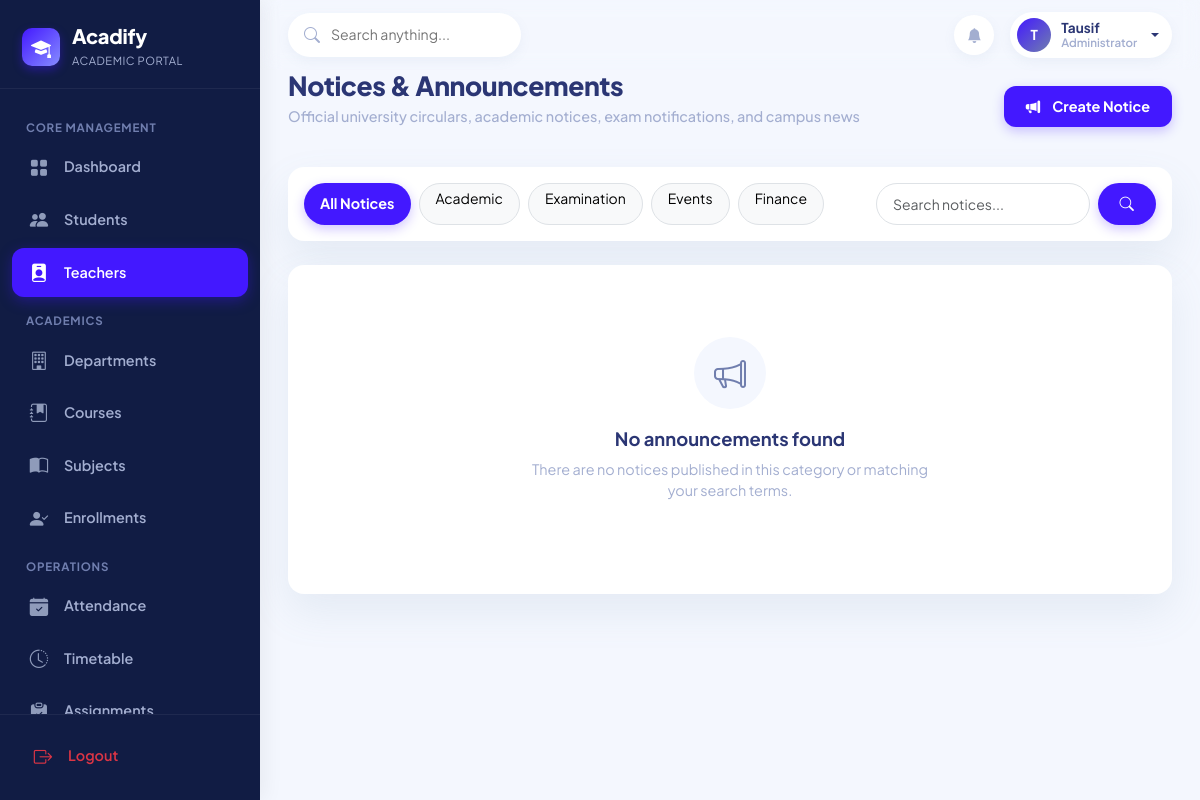
Screenshot of /teacher/notices/ (signed in) with the database file from the repository.
### apps/accounts/models.py (models this page shows, shortened)
class User(AbstractUser):
    ROLE_ADMIN = 'ADMIN'
    ROLE_TEACHER = 'TEACHER'
    ROLE_STUDENT = 'STUDENT'
    ROLE_CHOICES = [
        (ROLE_ADMIN, 'Administrator'),
        (ROLE_TEACHER, 'Teacher'),
        (ROLE_STUDENT, 'Student'),
    ]
    role = models.CharField(max_length=10, choices=ROLE_CHOICES, default=ROLE_STUDENT)
    email = models.EmailField(unique=True)
    phone = models.CharField(max_length=20, blank=True, null=True)
    avatar = models.ImageField(
        upload_to='profiles/avatars/',
        blank=True,
        null=True,
        validators=[FileExtensionValidator(allowed_extensions=['jpg', 'jpeg', 'png', 'webp'])]
    )
    bio = models.TextField(blank=True, null=True)
    is_approved = models.BooleanField(default=True)
    updated_at = models.DateTimeField(auto_now=True)
    @property
    def is_admin_user(self):
        return self.role == self.ROLE_ADMIN or self.is_superuser
    @property
    def is_teacher_user(self):
        return self.role == self.ROLE_TEACHER
    @property
    def is_student_user(self):
        return self.role == self.ROLE_STUDENT
    @property
    def display_name(self):
        full = self.get_full_name()
        return full if full else self.username

### apps/student_services/views.py (the view, shortened to what this page needs)
# urls.py: path('teacher/notices/', service_views.notices_list, name='teacher_notices'),
@login_required
def notices_list(request):
    category = request.GET.get('category', '')
    query = request.GET.get('q', '').strip()
    notices = Notice.objects.select_related('author', 'department').all()
    if category:
        notices = notices.filter(category=category)
    if query:
        notices = notices.filter(Q(title__icontains=query) | Q(content__icontains=query))
    form = None
    if not request.user.is_student_user:
        form = NoticeForm()
    paginator = Paginator(notices, 10)
    page_obj = paginator.get_page(request.GET.get('page', 1))
    return render(request, 'student_services/notices.html', {
        'page_obj': page_obj,
        'form': form,
        'selected_category': category,
        'query': query,
    })

### apps/student_services/forms.py
class NoticeForm(forms.ModelForm):
    class Meta:
        model = Notice
        fields = ['title', 'content', 'category', 'audience', 'department', 'attachment', 'is_pinned']
        widgets = {
            'title': forms.TextInput(attrs={'class': 'form-control rounded-3', 'placeholder': 'Announcement title'}),
            'content': forms.Textarea(attrs={'class': 'form-control rounded-3', 'rows': 4, 'placeholder': 'Notice content and details...'}),
            'category': forms.Select(attrs={'class': 'form-select rounded-3'}),
            'audience': forms.Select(attrs={'class': 'form-select rounded-3'}),
            'department': forms.Select(attrs={'class': 'form-select rounded-3'}),
            'attachment': forms.FileInput(attrs={'class': 'form-control rounded-3'}),
            'is_pinned': forms.CheckboxInput(attrs={'class': 'form-check-input'}),
        }

### apps/accounts/context_processors.py (called while the page is built)
def acadify_user_context(request):
    context = {
        'app_name': 'Acadify',
        'app_tagline': 'One Platform. Complete Academic Management.',
        'user_role': None,
        'user_profile': None,
    }
    if request.user.is_authenticated:
        user = request.user
        context['user_role'] = user.role
        if user.is_student_user:
            context['user_profile'] = getattr(user, 'student_profile', None)
        elif user.is_teacher_user:
            context['user_profile'] = getattr(user, 'teacher_profile', None)
        else:
            context['user_profile'] = None
    return context

### templates/student_services/notices.html (shortened to what this page needs)
{% extends 'base.html' %}
{% block content %}
<div class="page-header d-flex flex-wrap justify-content-between align-items-center gap-3">
    <div>
        <h2 class="page-title">Notices & Announcements</h2>
        <p class="page-subtitle">Official university circulars, academic notices, exam notifications, and campus news</p>
    </div>
    {% if form %}
        <button type="button" class="btn btn-acadify" data-bs-toggle="modal" data-bs-target="#createNoticeModal">
            <i class="bi bi-megaphone-fill me-1"></i> Create Notice
        </button>
    {% endif %}
</div>
<div class="acadify-card mb-4 p-3">
    <div class="d-flex flex-wrap align-items-center justify-content-between gap-3">
        <div class="d-flex flex-wrap gap-2">
            <a href="{% url 'student_notices' %}" class="btn btn-sm {% if not selected_category %}btn-acadify{% else %}btn-light border{% endif %} rounded-pill px-3">
                All Notices
            </a>
            <a href="?category=ACADEMIC" class="btn btn-sm {% if selected_category == 'ACADEMIC' %}btn-acadify{% else %}btn-light border{% endif %} rounded-pill px-3">
                Academic
            </a>
            <a href="?category=EXAM" class="btn btn-sm {% if selected_category == 'EXAM' %}btn-acadify{% else %}btn-light border{% endif %} rounded-pill px-3">
                Examination
            </a>
            <a href="?category=EVENT" class="btn btn-sm {% if selected_category == 'EVENT' %}btn-acadify{% else %}btn-light border{% endif %} rounded-pill px-3">
                Events
            </a>
            <a href="?category=FINANCE" class="btn btn-sm {% if selected_category == 'FINANCE' %}btn-acadify{% else %}btn-light border{% endif %} rounded-pill px-3">
                Finance
            </a>
        </div>
        <form method="GET" class="d-flex gap-2" style="max-width: 280px; width: 100%;">
            <input type="text" name="q" value="{{ query }}" class="form-control form-control-sm rounded-pill px-3" placeholder="Search notices...">
            <button type="submit" class="btn btn-sm btn-acadify rounded-pill"><i class="bi bi-search"></i></button>
        </form>
    </div>
</div>
<div class="row g-4">
    {% if page_obj %}
        {% for n in page_obj %}
            <div class="col-lg-6">
                <div class="acadify-card h-100 d-flex flex-column justify-content-between">
                    <div>
                        <div class="d-flex justify-content-between align-items-start mb-2">
                            <span class="badge badge-category">{{ n.get_category_display }}</span>
                            <div class="d-flex align-items-center gap-2">
                                <span class="badge bg-light text-muted border" style="font-size: 0.72rem;">
                                    Audience: {{ n.get_audience_display }}
                                </span>
                                {% if request.user.is_admin_user or n.author == request.user %}
                                    <form method="POST" action="{% url 'admin_notice_delete' n.id %}" onsubmit="return confirm('Delete this notice?');" class="d-inline">
                                        {% csrf_token %}
                                        <button type="submit" class="btn btn-sm text-danger p-0 border-0" title="Delete Notice"><i class="bi bi-trash"></i></button>
                                    </form>
                                {% endif %}
                            </div>
                        </div>
                        <h5 class="fw-bold text-dark mb-2">{{ n.title }}</h5>
                        <p class="text-muted small mb-3" style="line-height: 1.6;">
                            {{ n.content|linebreaks }}
                        </p>
                    </div>
                    <div class="border-top pt-3 mt-3 d-flex justify-content-between align-items-center small text-muted">
                        <div>
                            <i class="bi bi-person-fill me-1 text-primary"></i> Posted by <strong>{{ n.author.display_name }}</strong>
                        </div>
                        <div class="d-flex align-items-center gap-3">
                            {% if n.attachment %}
                                <a href="{{ n.attachment.url }}" download class="text-primary text-decoration-none fw-bold">
                                    <i class="bi bi-paperclip me-1"></i> Attachment
                                </a>
                            {% endif %}
                            <span><i class="bi bi-calendar3 me-1"></i> {{ n.published_date|date:"d M Y" }}</span>
                        </div>
                    </div>
                </div>
            </div>
        {% endfor %}
        {% if page_obj.has_other_pages %}
            <div class="col-12">
                <div class="d-flex justify-content-between align-items-center mt-2">
                    <span class="small text-muted">Showing {{ page_obj.start_index }}-{{ page_obj.end_index }} of {{ page_obj.paginator.count }}</span>
                    <nav>
                        <ul class="pagination pagination-sm mb-0">
                            {% if page_obj.has_previous %}
                                <li class="page-item"><a class="page-link" href="?page={{ page_obj.previous_page_number }}&category={{ selected_category }}&q={{ query }}">&laquo;</a></li>
                            {% endif %}
                            <li class="page-item active"><span class="page-link bg-primary border-primary">{{ page_obj.number }}</span></li>
                            {% if page_obj.has_next %}
                                <li class="page-item"><a class="page-link" href="?page={{ page_obj.next_page_number }}&category={{ selected_category }}&q={{ query }}">&raquo;</a></li>
                            {% endif %}
                        </ul>
                    </nav>
                </div>
            </div>
        {% endif %}
    {% else %}
        <div class="col-12">
            <div class="acadify-card">
                <div class="empty-state">
                    <div class="empty-state-icon"><i class="bi bi-megaphone"></i></div>
                    <div class="empty-state-title">No announcements found</div>
                    <p class="empty-state-desc">There are no notices published in this category or matching your search terms.</p>
                </div>
            </div>
        </div>
    {% endif %}
</div>
{% endblock %}

### templates/base.html (shortened to what this page needs)
<!DOCTYPE html>
<html lang="en">
<head>
    <link href="https://cdn.jsdelivr.net/npm/bootstrap@5.3.3/dist/css/bootstrap.min.css" rel="stylesheet">
    <link rel="stylesheet" href="https://cdn.jsdelivr.net/npm/bootstrap-icons@1.11.3/font/bootstrap-icons.min.css">
    {% load static %}
    <link rel="stylesheet" href="{% static 'css/style.css' %}">
</head>
<body>
    <aside class="sidebar-wrapper" id="sidebarWrapper">
        <div class="sidebar-brand">
            <div class="brand-logo-icon">
                <i class="bi bi-mortarboard-fill"></i>
            </div>
            <div class="brand-text">
                <h4>Acadify</h4>
                <span>Academic Portal</span>
            </div>
        </div>
        <nav class="sidebar-nav">
            {% if request.user.is_admin_user %}
                <div class="nav-section-title">Core Management</div>
                <a href="{% url 'admin_dashboard' %}" class="sidebar-nav-link {% if request.resolver_match.url_name == 'admin_dashboard' %}active{% endif %}">
                    <i class="bi bi-grid-fill"></i>
                    <span>Dashboard</span>
                </a>
                <a href="{% url 'admin_students' %}" class="sidebar-nav-link {% if 'student' in request.path and not 'leave' in request.path and not 'fee' in request.path and not 'complaint' in request.path %}active{% endif %}">
                    <i class="bi bi-people-fill"></i>
                    <span>Students</span>
                </a>
                <a href="{% url 'admin_teachers' %}" class="sidebar-nav-link {% if 'teacher' in request.path %}active{% endif %}">
                    <i class="bi bi-person-badge-fill"></i>
                    <span>Teachers</span>
                </a>
                <div class="nav-section-title">Academics</div>
                <a href="{% url 'admin_departments' %}" class="sidebar-nav-link {% if 'department' in request.path %}active{% endif %}">
                    <i class="bi bi-building"></i>
                    <span>Departments</span>
                </a>
                <a href="{% url 'admin_courses' %}" class="sidebar-nav-link {% if 'course' in request.path %}active{% endif %}">
                    <i class="bi bi-journal-bookmark-fill"></i>
                    <span>Courses</span>
                </a>
                <a href="{% url 'admin_subjects' %}" class="sidebar-nav-link {% if 'subject' in request.path %}active{% endif %}">
                    <i class="bi bi-book-half"></i>
                    <span>Subjects</span>
                </a>
                <a href="{% url 'admin_enrollments' %}" class="sidebar-nav-link {% if 'enrollment' in request.path %}active{% endif %}">
                    <i class="bi bi-person-check-fill"></i>
                    <span>Enrollments</span>
                </a>
                <div class="nav-section-title">Operations</div>
                <a href="{% url 'admin_attendance' %}" class="sidebar-nav-link {% if 'attendance' in request.path %}active{% endif %}">
                    <i class="bi bi-calendar-check-fill"></i>
                    <span>Attendance</span>
                </a>
                <a href="{% url 'admin_timetable' %}" class="sidebar-nav-link {% if 'timetable' in request.path %}active{% endif %}">
                    <i class="bi bi-clock-history"></i>
                    <span>Timetable</span>
                </a>
                <a href="{% url 'admin_assignments' %}" class="sidebar-nav-link {% if 'assignment' in request.path %}active{% endif %}">
                    <i class="bi bi-clipboard-check-fill"></i>
                    <span>Assignments</span>
                </a>
            {% endif %}
        </nav>
        <div class="sidebar-footer">
            <a href="{% url 'logout' %}" class="sidebar-nav-link text-danger">
                <i class="bi bi-box-arrow-right text-danger"></i>
                <span>Logout</span>
            </a>
        </div>
    </aside>
    <div class="main-wrapper">
        <header class="top-navbar">
            <div class="d-flex align-items-center gap-3">
                <div class="search-box">
                    <i class="bi bi-search"></i>
                    <input type="text" id="globalSearchInput" placeholder="Search anything..." value="{{ request.GET.q|default:'' }}">
                </div>
            </div>
            <div class="navbar-actions">
                <a href="{% if request.user.is_admin_user %}{% url 'admin_notices' %}{% elif request.user.is_teacher_user %}{% url 'teacher_notices' %}{% else %}{% url 'student_notices' %}{% endif %}" class="btn-icon" title="Notices & Announcements">
                    <i class="bi bi-bell-fill"></i>
                </a>
                <div class="dropdown">
                    <a href="#" class="user-profile-pill dropdown-toggle" data-bs-toggle="dropdown" aria-expanded="false">
                        {% if request.user.avatar %}
                            <img src="{{ request.user.avatar.url }}" alt="{{ request.user.display_name }}" class="user-avatar-img">
                        {% else %}
                            <div class="user-avatar-placeholder">
                                {{ request.user.first_name|default:request.user.username|slice:":1"|upper }}
                            </div>
                        {% endif %}
                        <div class="user-details d-none d-sm-flex">
                            <span class="user-name">{{ request.user.display_name }}</span>
                            <span class="user-role">{{ request.user.get_role_display }}</span>
                        </div>
                    </a>
                </div>
            </div>
        </header>
        <main class="content-container">
            {% block content %}{% endblock %}
        </main>
    </div>
</body>
</html>

### rows the page displays
User: user.first_name "T", user.display_name "Tausif", user.role "Administrator"
